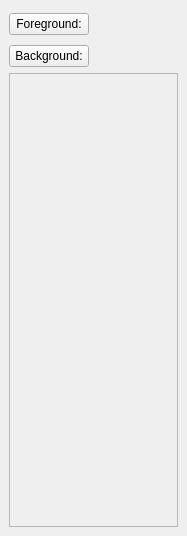
<?xml version="1.0" encoding="UTF-8"?>
<ui version="4.0">
 <class>BeePaletteDock</class>
 <widget class="QDockWidget" name="BeePaletteDock">
  <property name="geometry">
   <rect>
    <x>0</x>
    <y>0</y>
    <width>187</width>
    <height>536</height>
   </rect>
  </property>
  <property name="features">
   <set>QDockWidget::AllDockWidgetFeatures</set>
  </property>
  <property name="allowedAreas">
   <set>Qt::LeftDockWidgetArea|Qt::RightDockWidgetArea</set>
  </property>
  <property name="windowTitle">
   <string>Palette</string>
  </property>
  <widget class="QWidget" name="dockWidgetContents">
   <layout class="QVBoxLayout" name="verticalLayout">
    <item>
     <layout class="QGridLayout">
      <item row="0" column="0">
       <widget class="QPushButton" name="foreground_button">
        <property name="text">
         <string>Foreground:</string>
        </property>
       </widget>
      </item>
      <item row="1" column="0">
       <widget class="QPushButton" name="background_button">
        <property name="text">
         <string>Background:</string>
        </property>
       </widget>
      </item>
      <item row="0" column="1">
       <widget class="QWidget" name="FGSwatch" native="true">
        <property name="minimumSize">
         <size>
          <width>30</width>
          <height>30</height>
         </size>
        </property>
       </widget>
      </item>
      <item row="1" column="1">
       <widget class="QWidget" name="BGSwatch" native="true"/>
      </item>
      <item row="0" column="2">
       <spacer>
        <property name="orientation">
         <enum>Qt::Horizontal</enum>
        </property>
        <property name="sizeHint" stdset="0">
         <size>
          <width>40</width>
          <height>20</height>
         </size>
        </property>
       </spacer>
      </item>
     </layout>
    </item>
    <item>
     <widget class="QFrame" name="swatch_frame">
      <property name="sizePolicy">
       <sizepolicy hsizetype="Preferred" vsizetype="MinimumExpanding">
        <horstretch>0</horstretch>
        <verstretch>0</verstretch>
       </sizepolicy>
      </property>
      <property name="frameShape">
       <enum>QFrame::StyledPanel</enum>
      </property>
      <property name="frameShadow">
       <enum>QFrame::Raised</enum>
      </property>
     </widget>
    </item>
   </layout>
  </widget>
 </widget>
 <resources/>
 <connections/>
</ui>
